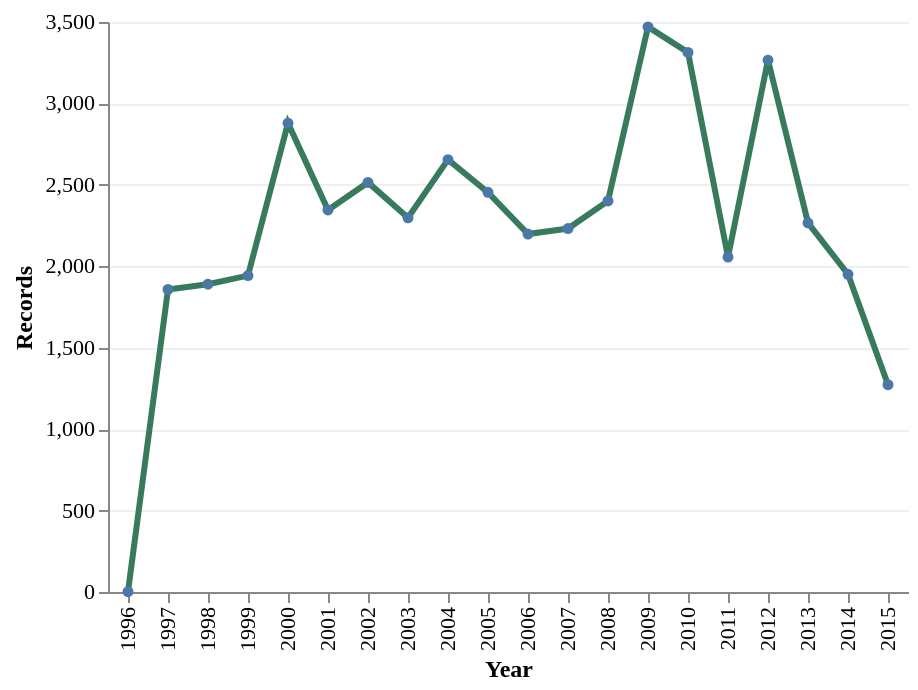

Vega-Lite specification for this chart:
### Vega-Lite specification from a JSON file in a GitHub repository (floating-point values rounded to 4 significant figures)
{"$schema": "https://vega.github.io/schema/vega-lite/v5.json", "background": "white", "config": {"font": "DM Sans", "axis": {"labelFontSize": 11, "titleFontSize": 12, "gridColor": "#edf1ed"}, "legend": {"labelFontSize": 11, "titleFontSize": 12}, "view": {"stroke": null}}, "data": {"values": [{"year": 1996, "records": 2}, {"year": 1997, "records": 1858}, {"year": 1998, "records": 1890}, {"year": 1999, "records": 1943}, {"year": 2000, "records": 2879}, {"year": 2001, "records": 2346}, {"year": 2002, "records": 2515}, {"year": 2003, "records": 2298}, {"year": 2004, "records": 2655}, {"year": 2005, "records": 2454}, {"year": 2006, "records": 2198}, {"year": 2007, "records": 2232}, {"year": 2008, "records": 2401}, {"year": 2009, "records": 3470}, {"year": 2010, "records": 3313}, {"year": 2011, "records": 2057}, {"year": 2012, "records": 3266}, {"year": 2013, "records": 2267}, {"year": 2014, "records": 1951}, {"year": 2015, "records": 1273}]}, "width": "container", "height": 285, "mark": {"type": "line", "point": true, "color": "#387b5c", "strokeWidth": 3}, "encoding": {"x": {"field": "year", "type": "ordinal", "title": "Year"}, "y": {"field": "records", "type": "quantitative", "title": "Records"}, "tooltip": [{"field": "year", "type": "ordinal"}, {"field": "records", "type": "quantitative"}]}}
